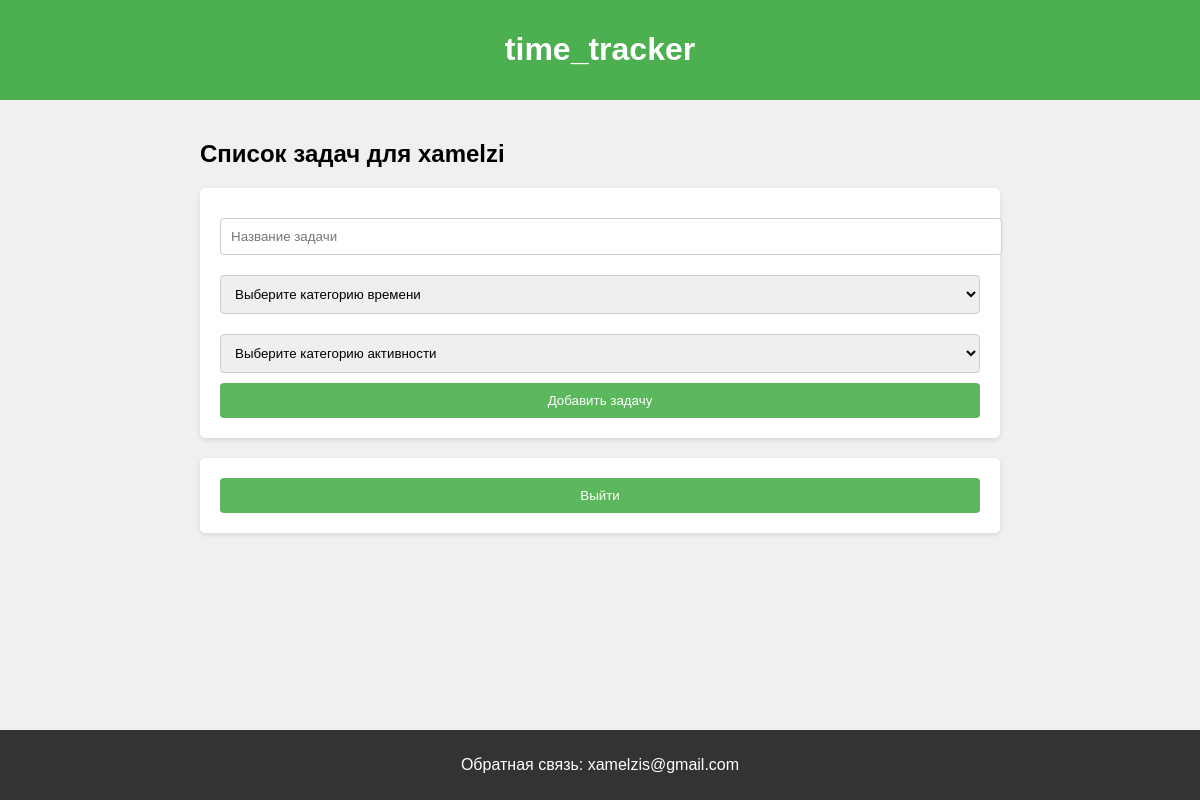
The page /task_list/ (signed in) on the database as committed earlier.
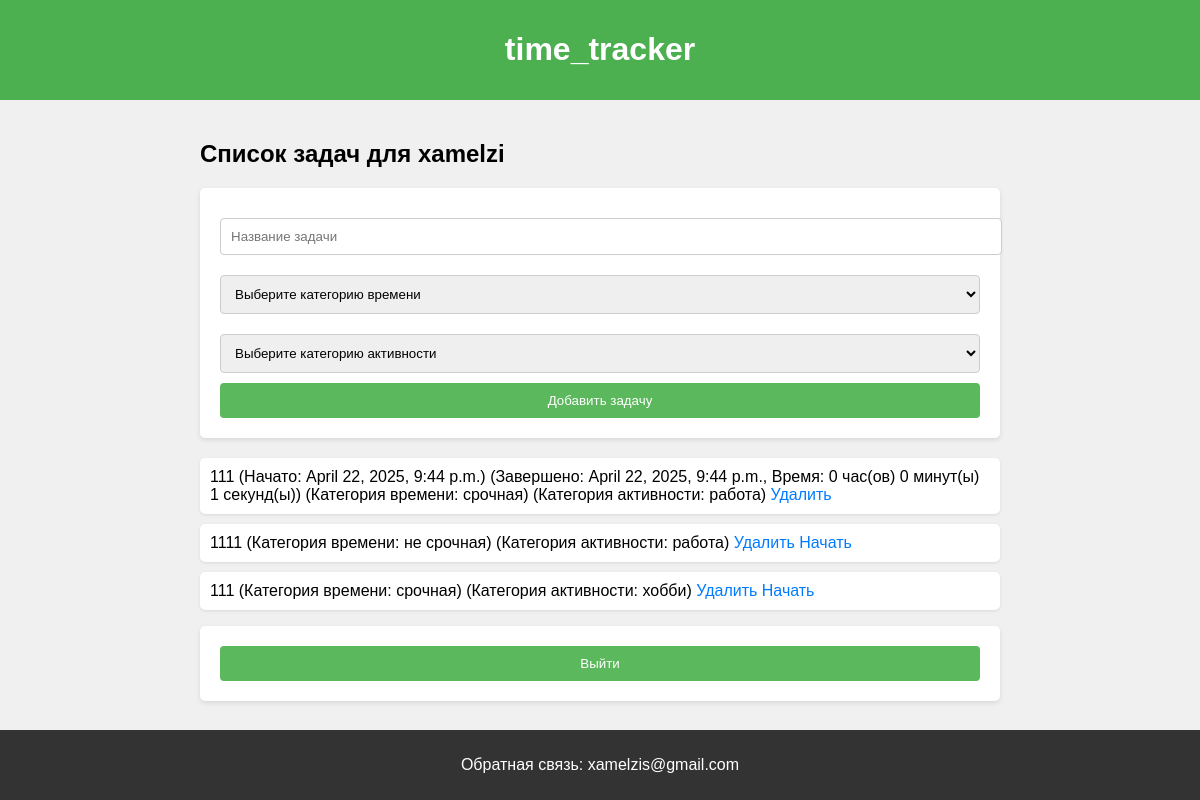
The same page on the database as committed later.
### tasks/models.py (models this page shows, shortened)
class Task(models.Model):
    user = models.ForeignKey(User, on_delete=models.CASCADE)
    title = models.CharField(max_length=200)
    started_at = models.DateTimeField(null=True, blank=True)
    finished_at = models.DateTimeField(null=True, blank=True)
    completed = models.BooleanField(default=False)
    category_time = models.ForeignKey(CategoryTime, on_delete=models.SET_NULL, null=True, blank=True)
    category_activity = models.ForeignKey(CategoryActivity, on_delete=models.SET_NULL, null=True, blank=True)
    def duration(self):
        if self.started_at and self.finished_at:
            total_seconds = (self.finished_at - self.started_at).total_seconds()
            hours = int(total_seconds // 3600)  # Получаем количество часов
            minutes = int((total_seconds % 3600) // 60)  # Получаем количество минут
            seconds = int(total_seconds % 60)  # Получаем оставшиеся секунды
            return f"{hours} час(ов) {minutes} минут(ы) {seconds} секунд(ы)"
        return "0 секунд"

class CategoryTime(models.Model):
    name = models.CharField(max_length=100)  # Поле для хранения названия категории времени

class CategoryActivity(models.Model):
    name = models.CharField(max_length=100)

### tasks/views.py (the view)
# urls.py: path('task_list/', task_list, name='task_list'),
@login_required
def task_list(request):
    category_times = CategoryTime.objects.all()
    category_activities = CategoryActivity.objects.all()
    tasks = Task.objects.filter(user=request.user)
    return render(request, 'tasks/task_list.html', {
        'tasks': tasks,
        'category_times': category_times,
        'category_activities': category_activities,
         })

### tasks/templates/tasks/task_list.html (shortened to what this page needs)
<!DOCTYPE html>
<html lang="ru">
<head>
    {% load static %}
    <link rel="stylesheet" type="text/css" href="{% static 'styles.css' %}">
</head>
<body>
    <header>
        <h1>time_tracker</h1>
    </header>
    <div class="container">
        <h2>Список задач для {{ user.username }}</h2>
        {% if user.is_authenticated %}
        <form method="post" action="{% url 'add_task' %}">
            <input type="text" name="title" placeholder="Название задачи" required>
            <select name="category_time" required>
                <option value="" disabled selected>Выберите категорию времени</option>
            </select>
            <select name="category_activity" required>
                <option value="" disabled selected>Выберите категорию активности</option>
            </select>
            <button type="submit">Добавить задачу</button>
        </form>
        <ul>
            {% for task in tasks %}
                <li>
                    {{ task.title }}
                    {% if task.started_at %} (Начато: {{ task.started_at }}) {% endif %}
                    {% if task.finished_at %} (Завершено: {{ task.finished_at }}, Время: {{ task.duration }}) {% endif %}
                    {% if task.category_time %} (Категория времени: {{ task.category_time.name }}) {% endif %}
                    {% if task.category_activity %} (Категория активности: {{ task.category_activity.name }}) {% endif %}
                    <a href="{% url 'delete_task' task.id %}">Удалить</a>
                    {% if not task.started_at %}
                        <a href="{% url 'start_task' task.id %}">Начать</a>
                    {% endif %}
                </li>
            {% endfor %}
        </ul>
        <form method="post" action="{% url 'logout' %}">
            <button type="submit">Выйти</button>
        </form>
        {% else %}
        <p>Пожалуйста, <a href="{% url 'login' %}">войдите</a> или <a href="{% url 'register' %}">зарегистрируйтесь</a>, чтобы увидеть ваши задачи.</p>
        {% endif %}
    </div>
    <footer>
        <p>Обратная связь: xamelzis@gmail.com</p>
    </footer>
</body>
</html>

### tasks/static/styles.css (style rules this page uses)
body { font-family: Arial, sans-serif; background-color: #f0f0f0; margin: 0; padding: 0; }
header { background-color: #4CAF50; color: white; text-align: center; padding: 10px 0; }
footer { background-color: #333; color: white; text-align: center; padding: 10px 0; position: fixed; bottom: 0; width: 100%; }
.container { max-width: 800px; margin: 0 auto; padding: 20px; }
form { background: white; padding: 20px; border-radius: 5px; box-shadow: 0 2px 5px rgba(0, 0, 0, 0.1); margin-bottom: 20px; }
input[type="text"], select { width: 100%; padding: 10px; margin: 10px 0; border: 1px solid #ccc; border-radius: 4px; }
button { background-color: #5cb85c; color: white; padding: 10px; border: none; border-radius: 4px; cursor: pointer; width: 100%; }
ul { list-style-type: none; padding: 0; }
li { background: white; margin: 10px 0; padding: 10px; border-radius: 5px; box-shadow: 0 1px 3px rgba(0, 0, 0, 0.1); }
a { color: #007bff; text-decoration: none; }

Rows that differ between the two databases and show on the page:
added Task: title "111", started_at "April 22, 2025, 9:44 p.m.", finished_at "April 22, 2025, 9:44 p.m.", duration "0 час(ов) 0 минут(ы) 1 секунд(ы)", category_time.name "срочная", category_activity.name "работа"
added Task: title "1111", category_time.name "не срочная", category_activity.name "работа", shows "Начать"
added Task: title "111", category_time.name "срочная", category_activity.name "хобби", shows "Начать"
